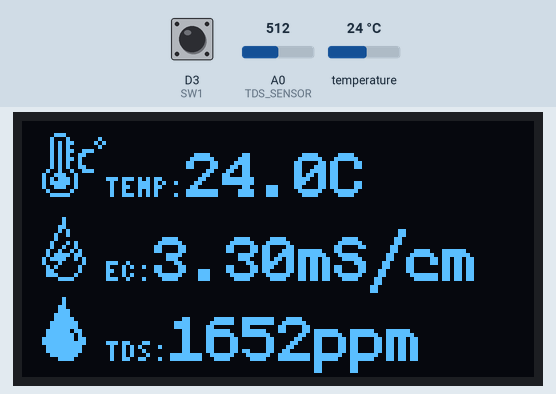
Bench run of a program on a simulated ESP8266 (NodeMCU). Shown: 128×64 one-colour display. The inputs (shaded band) are chosen by the test bench; at power-on: D3 (SW1) HIGH, temperature 24 °C, A0 (TDS_SENSOR) = 512. WiFi joins after 1.5 s; servers stay silent unless stated; what the program prints to the serial monitor is not drawn.

Above: at 7.3 s.
7.4 s: D3 (SW1) pulled LOW for 0.15 s
At 7.51 s:
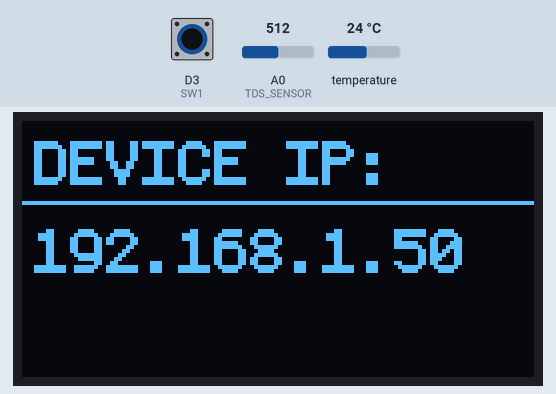
9.0 s: temperature set to 12 °C
At 10.0 s:
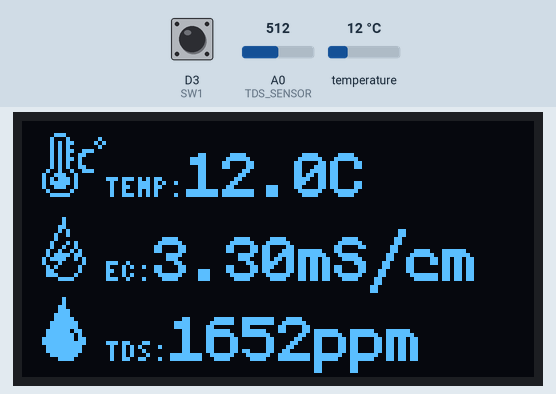
10.6 s: A0 (TDS_SENSOR) set to 716
At 13.3 s:
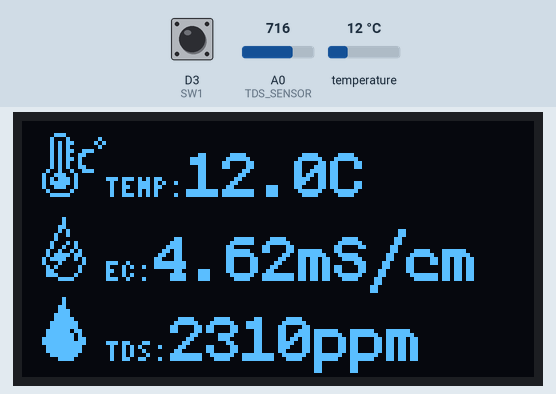
13.6 s: temperature set to 19 °C
At 14.9 s:
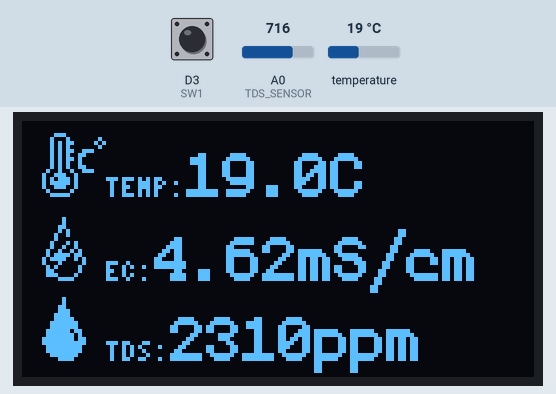
15.2 s: A0 (TDS_SENSOR) set to 900
At 16.6 s:
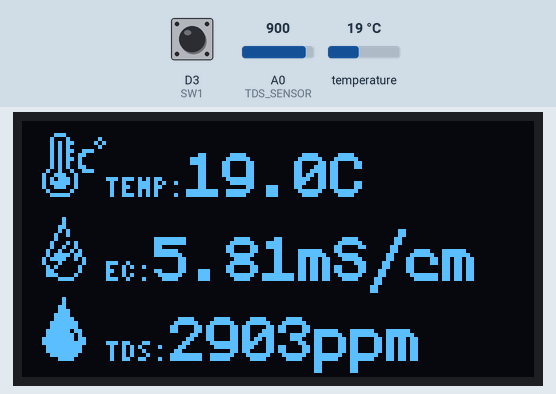
17.6 s: temperature set to 28 °C
At 18.2 s:
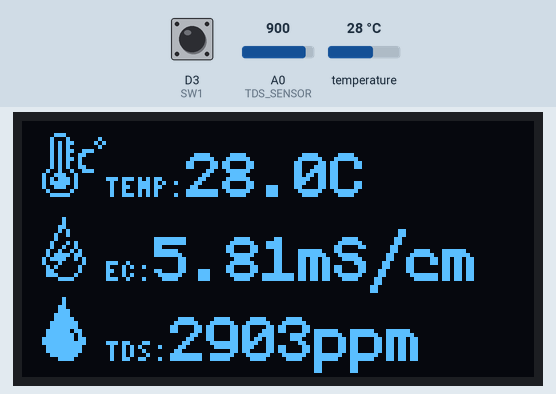
Timing chart, 0 to 20.2 s (numbered marks = the images above; inputs shaded):
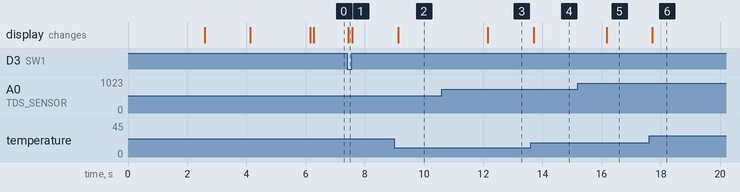

Measured:
- after the input at 7.4 s, the display: changes at once (image 1)
- after the input at 9.0 s, the display: changes after 0.13 s (image 2)
- after the input at 10.6 s, the display: changes after 1.6 s (image 3)
- after the input at 13.6 s, the display: changes after 0.10 s (image 4)
- after the input at 15.2 s, the display: changes after 0.96 s (image 5)
- after the input at 17.6 s, the display: changes after 0.11 s (image 6)

The program:

main.cpp
```cpp
#include <Arduino.h>
#include <U8g2lib.h>
#include <OneWire.h>
#include <DallasTemperature.h>
#include <ESP8266WiFi.h>
#include <ESP8266WebServer.h>

#define DEBUG_MODE

#define TDS_SENSOR A0
#define SW1 D3
#define TEMP_SENSOR D4

U8G2_SSD1306_128X64_NONAME_F_HW_I2C u8g2(U8G2_R0, U8X8_PIN_NONE);

OneWire oneWire(TEMP_SENSOR);
DallasTemperature tempSensor(&oneWire);

ESP8266WebServer server(80);

const char* ssid = "MonsterchipRP";
const char* password = "170845G718";

static const unsigned char monsterchip_logo_bits[] = {0x00,0x00,0x00,0x00,0x00,0x20,0x00,0x00,0x00,0x70,0x00,0x00,0x00,0x78,0x00,0x00,0x00,0x7c,0x00,0x00,0x00,0xfe,0x00,0x00,0x00,0xff,0x00,0x00,0x80,0xff,0x00,0x00,0x80,0xff,0x00,0x00,0xc0,0xff,0x01,0x00,0xa0,0xff,0x01,0x00,0xb0,0xff,0x01,0x00,0xb8,0xf7,0x03,0x00,0x7c,0xf3,0x03,0x00,0x7c,0xf1,0x0f,0x00,0x7e,0xe0,0xff,0x00,0x7e,0xe0,0xff,0x1f,0x7e,0xe0,0xff,0xff,0x3e,0xc0,0xff,0x7f,0x3f,0x00,0xff,0x3f,0x3f,0x00,0xe0,0x3f,0x3f,0x00,0xe0,0x1f,0x3e,0x00,0xf0,0x0f,0x7e,0x00,0xf8,0x07,0xfe,0x00,0xfc,0x03,0xfc,0x01,0xf0,0x01,0xfc,0x83,0x0f,0x00,0xf8,0xff,0x7f,0x00,0xf8,0xff,0x3f,0x00,0xf0,0xff,0x1f,0x00,0xc0,0xff,0x07,0x00,0x00,0xff,0x01,0x00};
static const unsigned char image_Charging_lightning_mask_bits[] = {0x80,0x00,0x40,0x00,0x20,0x00,0x10,0x00,0x78,0x00,0x3c,0x00,0x10,0x00,0x08,0x00,0x04,0x00,0x02,0x00};
static const unsigned char image_weather_humidity_bits[] = {0x20,0x00,0x20,0x00,0x30,0x00,0x70,0x00,0x78,0x00,0xf8,0x00,0xfc,0x01,0xfc,0x01,0x7e,0x03,0xfe,0x02,0xff,0x06,0xff,0x07,0xfe,0x03,0xfe,0x03,0xfc,0x01,0xf0,0x00};
static const unsigned char image_weather_humidity_white_bits[] = {0x20,0x00,0x20,0x00,0x30,0x00,0x50,0x00,0x48,0x00,0x88,0x00,0x04,0x01,0x04,0x01,0x82,0x02,0x02,0x03,0x01,0x05,0x01,0x04,0x02,0x02,0x02,0x02,0x0c,0x01,0xf0,0x00};
static const unsigned char image_weather_temperature_bits[] = {0x38,0x00,0x44,0x40,0xd4,0xa0,0x54,0x40,0xd4,0x1c,0x54,0x06,0xd4,0x02,0x54,0x02,0x54,0x06,0x92,0x1c,0x39,0x01,0x75,0x01,0x7d,0x01,0x39,0x01,0x82,0x00,0x7c,0x00};

float water_temp = 0.0;
float electrical_conductivity = 0.0;
float ppm = 0.0;

void start_sequence(void);
void sample(uint8_t);
void draw_display(void);

void handleRoot();
void handleData();

void setup() {
    start_sequence();
}

void loop() {
    server.handleClient();

    sample(2);
    draw_display();
}

void wifi_setup(){
    WiFi.mode(WIFI_STA);

    WiFi.begin(ssid, password);

    u8g2.clearBuffer();

    u8g2.setFont(u8g2_font_profont17_tr);
    u8g2.drawStr(6, 29, "CONNECTING TO");
    u8g2.drawStr(33, 45, "WiFi...");
    u8g2.drawLine(0, 31, 127, 31);

    u8g2.sendBuffer();

    #ifdef DEBUG_MODE
        Serial.print("Connecting");
    #endif

    while (WiFi.status() != WL_CONNECTED) {
        delay(500);

        #ifdef DEBUG_MODE
            Serial.print(".");
        #endif
    }

    #ifdef DEBUG_MODE
        Serial.println("");
        Serial.println("Connected!");
        Serial.println(WiFi.localIP());
    #endif

    server.on("/", handleRoot);
    server.on("/data", handleData);

    server.begin();

    String ip = WiFi.localIP().toString();

    u8g2.clearBuffer();

    u8g2.setFont(u8g2_font_profont17_tr);
    u8g2.drawStr(24, 20, "CONNECTED");
    u8g2.drawLine(0, 24, 127, 24);
    u8g2.setFont(u8g2_font_profont17_tr);
    u8g2.drawStr(3, 40, "IP ADDRESS:");
    u8g2.drawStr(3, 55, ip.c_str());

    u8g2.sendBuffer();

    delay(2000);
}

void start_sequence(void){
    #ifdef DEBUG_MODE
        Serial.begin(115200);
    #endif

    pinMode(SW1, INPUT_PULLUP);
    pinMode(TDS_SENSOR, INPUT);

    tempSensor.begin();
    tempSensor.setWaitForConversion(false);
    tempSensor.setResolution(12);

    u8g2.begin();
    u8g2.clearBuffer();
    u8g2.setFontMode(1);
    u8g2.setBitmapMode(1);
    u8g2.setDrawColor(2);
    u8g2.drawBox(0, 0, 128, 63);

    u8g2.drawXBM(14, 16, 32, 32, monsterchip_logo_bits);

    u8g2.setFont(u8g2_font_profont29_tr);
    u8g2.drawStr(60, 37, "IoT");

    u8g2.setFont(u8g2_font_profont10_tr);
    u8g2.drawStr(51, 47, "WATER MONITOR");

    u8g2.sendBuffer();

    delay(2500);

    wifi_setup();
}

void sample(uint8_t sample_s){
    static uint32_t last_sample_tick = 0;

    static uint32_t temp_request_tick = 0;
    static bool temp_requested = false;

    uint32_t current_tick = millis();

    if(!temp_requested){
        tempSensor.requestTemperatures();
        temp_request_tick = current_tick;
        temp_requested = true;
    }

    if(temp_requested && (current_tick - temp_request_tick >= 100)){
        float temp = tempSensor.getTempCByIndex(0);

        if(temp != DEVICE_DISCONNECTED_C){
            water_temp = temp;
        }

        temp_requested = false;
    }

    if(current_tick - last_sample_tick >= (sample_s * 1000)){
        last_sample_tick = current_tick;

        int raw = analogRead(TDS_SENSOR);
        float voltage = raw * (3.3 / 1023.0);
        electrical_conductivity = voltage * 2.0;
        ppm = electrical_conductivity * 500.0;

        #ifdef DEBUG_MODE
            Serial.print("TEMP: ");
            Serial.print(water_temp);
            Serial.println(" C");

            Serial.print("EC: ");
            Serial.print(electrical_conductivity);
            Serial.println(" mS/cm");

            Serial.print("PPM: ");
            Serial.print(ppm);
            Serial.println(" ppm");

            Serial.println();
        #endif
    }
}

void draw_display(void){
    u8g2.clearBuffer();

    u8g2.setFontMode(1);
    u8g2.setBitmapMode(1);

    if(digitalRead(SW1) == 0){
        String ip = WiFi.localIP().toString();

        u8g2.setFont(u8g2_font_profont17_tr);
        u8g2.drawStr(3, 16, "DEVICE IP:");
        u8g2.drawLine(0, 20, 127, 20);
        u8g2.setFont(u8g2_font_profont17_tr);
        u8g2.drawStr(3, 38, ip.c_str());
    }else{
        u8g2.drawXBM(5, 3, 16, 16, image_weather_temperature_bits);
        u8g2.drawXBM(5, 44, 11, 16, image_weather_humidity_bits);
        u8g2.drawXBM(5, 24, 11, 16, image_weather_humidity_white_bits);
        u8g2.drawXBM(5, 29, 9, 10, image_Charging_lightning_mask_bits);

        u8g2.setFont(u8g2_font_4x6_tr);
        u8g2.drawStr(21, 19, "TEMP:");
        u8g2.drawStr(21, 40, "EC:");
        u8g2.drawStr(21, 60, "TDS:");

        //data_placeholder
        u8g2.setFont(u8g2_font_profont17_tr);

        char temp_buffer[16];
        char ec_buffer[16];
        char ppm_buffer[16];

        snprintf(temp_buffer, sizeof(temp_buffer), "%.1fC", water_temp);
        snprintf(ec_buffer, sizeof(ec_buffer), "%.2fmS/cm", electrical_conductivity);
        snprintf(ppm_buffer, sizeof(ppm_buffer), "%.0fppm", ppm);

        u8g2.drawStr(41, 19, temp_buffer);
        u8g2.drawStr(33, 40, ec_buffer);
        u8g2.drawStr(37, 60, ppm_buffer);
    }

    u8g2.sendBuffer();
}

void handleRoot(){

    String html = R"rawliteral(

<!DOCTYPE html>
<html>
<head>

<meta charset="UTF-8">
<meta name="viewport" content="width=device-width, initial-scale=1">

<title>Water Quality Monitor</title>

<style>

body{
    background:#0f172a;
    color:white;
    font-family:Arial;
    text-align:center;
    margin:0;
    padding:20px;
}

h1{
    margin-bottom:30px;
}

.container{
    display:flex;
    flex-wrap:wrap;
    justify-content:center;
    gap:20px;
}

.card{
    background:#1e293b;
    width:250px;
    padding:20px;
    border-radius:20px;
    box-shadow:0 0 20px rgba(0,0,0,0.3);
}

.label{
    font-size:18px;
    opacity:0.8;
}

.value{
    font-size:42px;
    margin-top:10px;
    font-weight:bold;
}

.unit{
    font-size:18px;
}

.footer{
    margin-top:40px;
    opacity:0.6;
}

</style>
</head>

<body>

<h1>🌊 IoT Water Quality Monitor</h1>

<div class="container">

    <div class="card">
        <div class="label">Temperature</div>
        <div class="value">
            <span id="temp">0</span>
            <span class="unit">°C</span>
        </div>
    </div>

    <div class="card">
        <div class="label">EC</div>
        <div class="value">
            <span id="ec">0</span>
            <span class="unit">mS/cm</span>
        </div>
    </div>

    <div class="card">
        <div class="label">TDS</div>
        <div class="value">
            <span id="ppm">0</span>
            <span class="unit">ppm</span>
        </div>
    </div>

</div>

<div class="footer">
    Uptime: <span id="uptime">0</span> sec
</div>

<script>

function formatUptime(seconds){

    seconds = Number(seconds);

    const days = Math.floor(seconds / 86400);
    seconds %= 86400;

    const hours = Math.floor(seconds / 3600);
    seconds %= 3600;

    const minutes = Math.floor(seconds / 60);
    seconds %= 60;

    return `${days}d ${hours}h ${minutes}m ${seconds}s`;
}
async function updateData(){

    try{

        const response = await fetch('/data');
        const data = await response.json();

        document.getElementById('temp').innerText = data.temperature;
        document.getElementById('ec').innerText = data.ec;
        document.getElementById('ppm').innerText = data.ppm;
        document.getElementById('uptime').innerText = formatUptime(Number(data.uptime));

    }catch(e){
        console.log(e);
    }
}

setInterval(updateData, 2000);

updateData();

</script>

</body>
</html>

)rawliteral";

    server.send(200, "text/html", html);
}

void handleData(){

    String json = "{";

    json += "\"temperature\":";
    json += String(water_temp, 1);
    json += ",";

    json += "\"ec\":";
    json += String(electrical_conductivity, 2);
    json += ",";

    json += "\"ppm\":";
    json += String(ppm, 0);
    json += ",";

    json += "\"uptime\":";
    json += String(millis() / 1000);

    json += "}";

    server.send(200, "application/json", json);
}
```
